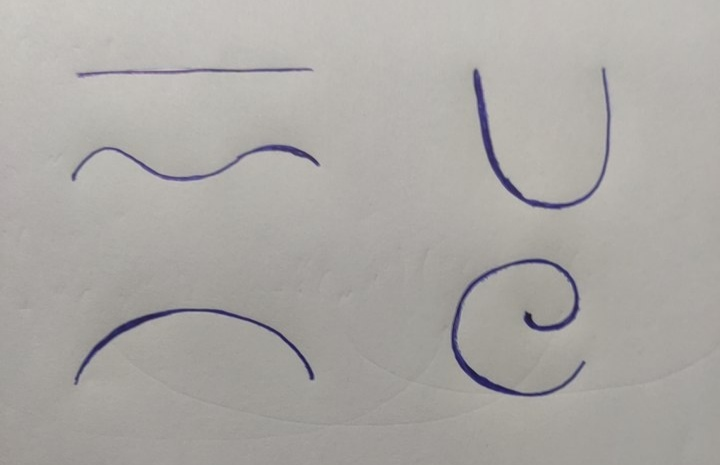
#> input picture Cotton2-main/Cotton2-main/server/lines/lines_3.jpg, 720 x 465 px
$ jupyter execute lines_3.ipynb
#> lines starting #> are read from the running program, lines starting #| are printed output that depends on the picture; after the words box and inside, x2 and y2 are one past the last pixel; in counts of white or black regions, pixels touching at a corner belong together
[cell 1]
import cv2 as cv
import numpy as np

# define a custom class to read filename from cv.imread
class MyImage:
    def __init__(self, img_name):
#> called with img_name = 'lines_3.jpg'
        self.img = cv.imread(img_name, cv.IMREAD_GRAYSCALE)
#> self.img: shape (465, 720); min 26, max 202, mean 168.8
        self.__name = img_name

    def __str__(self):
        return self.__name

[cell 2]
import matplotlib.pyplot as plt


def scale_calibration(img):
    # read img
    scale = cv.imread(img, cv.IMREAD_GRAYSCALE)
    # invert background
    scale = 255 - scale
    # binarize img
    _, scale_bin = cv.threshold(scale, 40, 255, cv.THRESH_BINARY)
    # get bounding rectangle to get width of the scale
    x, y, w, h = cv.boundingRect(scale_bin)
    # define calibration (known distance / distance in pixels of scale)
    calibration = 0.5 / w
    # plot bounding rectangle to debug
    plt.imshow(cv.rectangle(scale, cv.boundingRect(scale_bin), (255, 255, 0), 2))

    return calibration

[cell 3]
from plantcv import plantcv as pcv
from skimage.morphology import skeletonize


def fiberLen(img, calibration, plot=True):

    # read img
    fiber = MyImage(img)

    # store filename
    filename = str(img)

    # invert background to get white pixels on black background
    fiber = 255 - fiber.img
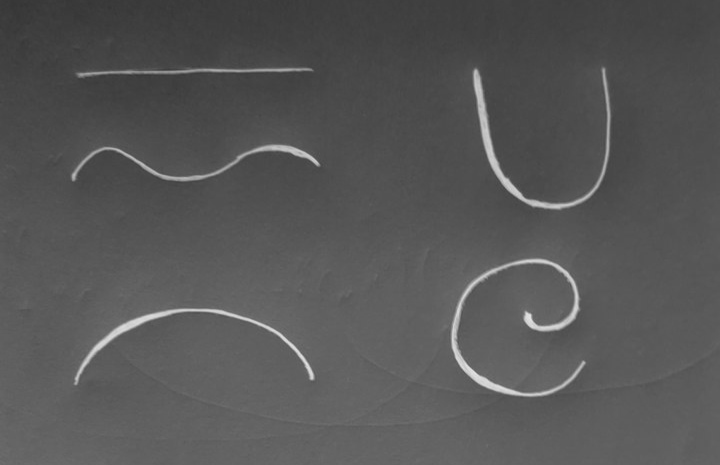
#> fiber: shape (465, 720); min 53, max 229, mean 86.2


    plt.imshow(fiber, cmap="gray")
    plt.show()

    # dilate then erode to connect disconnected pixels
    fiber = cv.dilate(fiber, None, iterations=1)
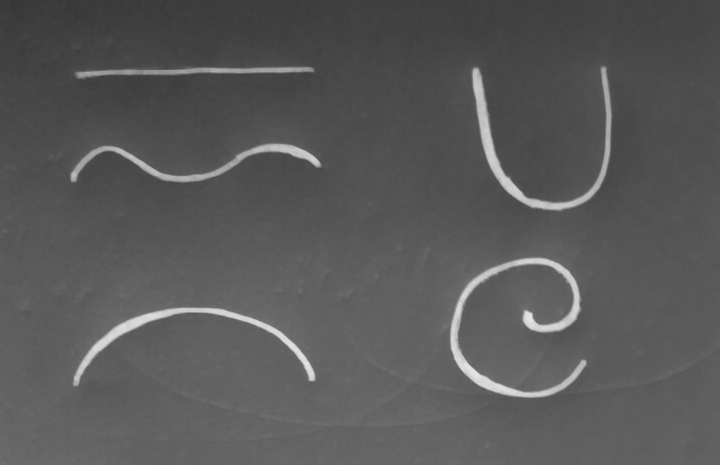
#> fiber: shape (465, 720); min 55, max 229, mean 88.5
    plt.imshow(fiber, cmap="gray")
    plt.show()
    # fiber = cv.erode(fiber, None, iterations=1)
    # plt.imshow(fiber, cmap="gray")
    # plt.show()

    _, fiber_bin = cv.threshold(fiber, 120, 255, cv.THRESH_BINARY)
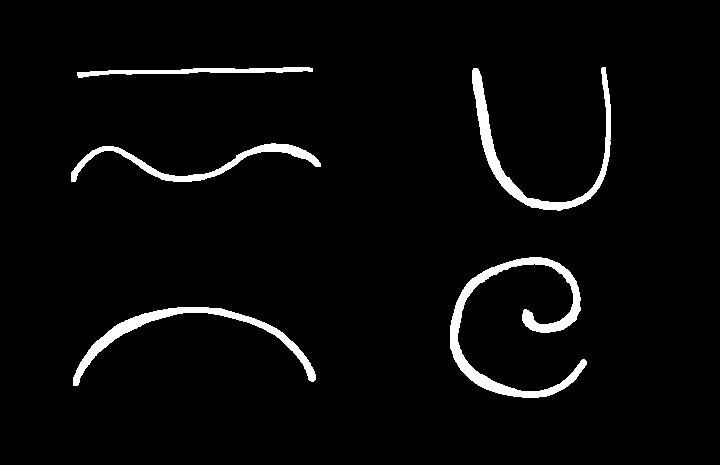
#> fiber_bin: shape (465, 720); 3.5% white; 5 white regions, box (x1, y1, x2, y2) and area: (450, 257, 587, 398) 3760, (472, 67, 611, 211) 2734, (73, 307, 316, 386) 2413, (71, 143, 321, 182) 1859, (77, 67, 313, 78) 1059

    # binarize img transforming pixel values to 0s and 1s
    height, width = fiber_bin.shape
#> height = 465; width = 720
    for i in range(height):
        for j in range(width):
            fiber_bin[i][j] = 1 if fiber_bin[i][j] == 255 else 0
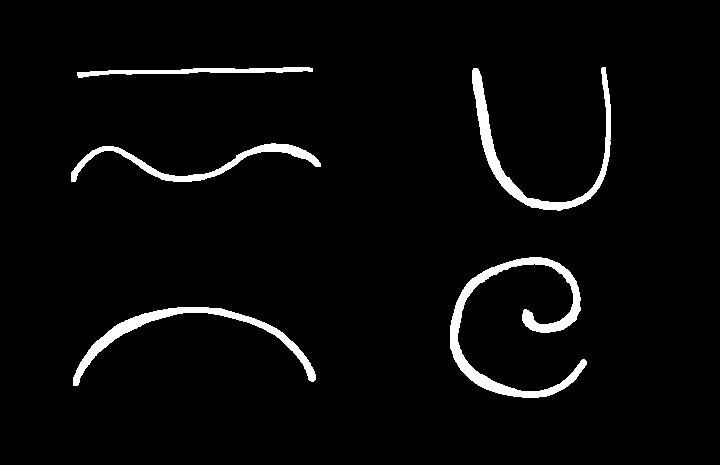
#> fiber_bin: shape (465, 720); values 0 (black) and 1 (white), 3.5% white; 5 white regions, box (x1, y1, x2, y2) and area: (450, 257, 587, 398) 3760, (472, 67, 611, 211) 2734, (73, 307, 316, 386) 2413, (71, 143, 321, 182) 1859, (77, 67, 313, 78) 1059

    plt.imshow(fiber_bin, cmap="gray")
    plt.show()

    fiber_skel = pcv.morphology.skeletonize(
        fiber_bin
    )  # pcv skeletonize returns 0 and 1 img / skimage skel returns True and False values

    plt.imshow(fiber_skel, cmap="gray")
    plt.show()

    # get contours
    contours, hierarchy = cv.findContours(
        fiber_skel, cv.RETR_TREE, cv.CHAIN_APPROX_SIMPLE
    )

    # get only contours of fibers (which usually will be greater than 200)
    fiber_contours = [c for c in contours if cv.arcLength(c, False) > 100]

    # initialize lists to store variables
    measurement = []
    label_coord_x = []
    label_coord_y = []

    # get contour perimeter, divide it by 2 and multiply by calibration factor
    for i, cnt in enumerate(fiber_contours):
        measurement.append(
            float(cv.arcLength(fiber_contours[i], False) / 2) * calibration
        )
        # get coordinates if plot is True
        if plot is True:
            label_coord_x.append(
                fiber_contours[i][0][0][0]
            )  # get first pixel of contours
            label_coord_y.append(
                fiber_contours[i][0][0][1]
            )  # get second pixel of contours

    # plot fiber measurements if plot is True
    if plot is True:
        fiber_copy = fiber.copy()
        # loop through measurement values
        for i, value in enumerate(measurement):
            text = "{:.2f}".format(value)
            x = label_coord_x[i]
            y = label_coord_y[i]
            # put measurement labels in image
            cv.putText(
                fiber_copy,
                text=text,
                org=(x, y),
                fontFace=cv.FONT_HERSHEY_SIMPLEX,
                fontScale=1,
                color=(255, 255, 255),
                thickness=1,
            )
        plt.imshow(fiber_copy, cmap="gray")
        plt.show()

    print(len(measurement))

    return [filename, measurement]


# print(fiberLen("lines_1.jpg", 1))
# print(fiberLen("lines_2.jpeg", 1))
print(fiberLen("lines_3.jpg", 0.1))
#> (the call stopped at in fiberLen, `fiber_skel = pcv.morphology.skeletonize( fiber_bin )`: plantcv is not available in this run)

$ run again, with Cotton2-main/Cotton2-main/server/lines/image-2.jpg copied over Cotton2-main/Cotton2-main/server/lines/lines_3.jpg
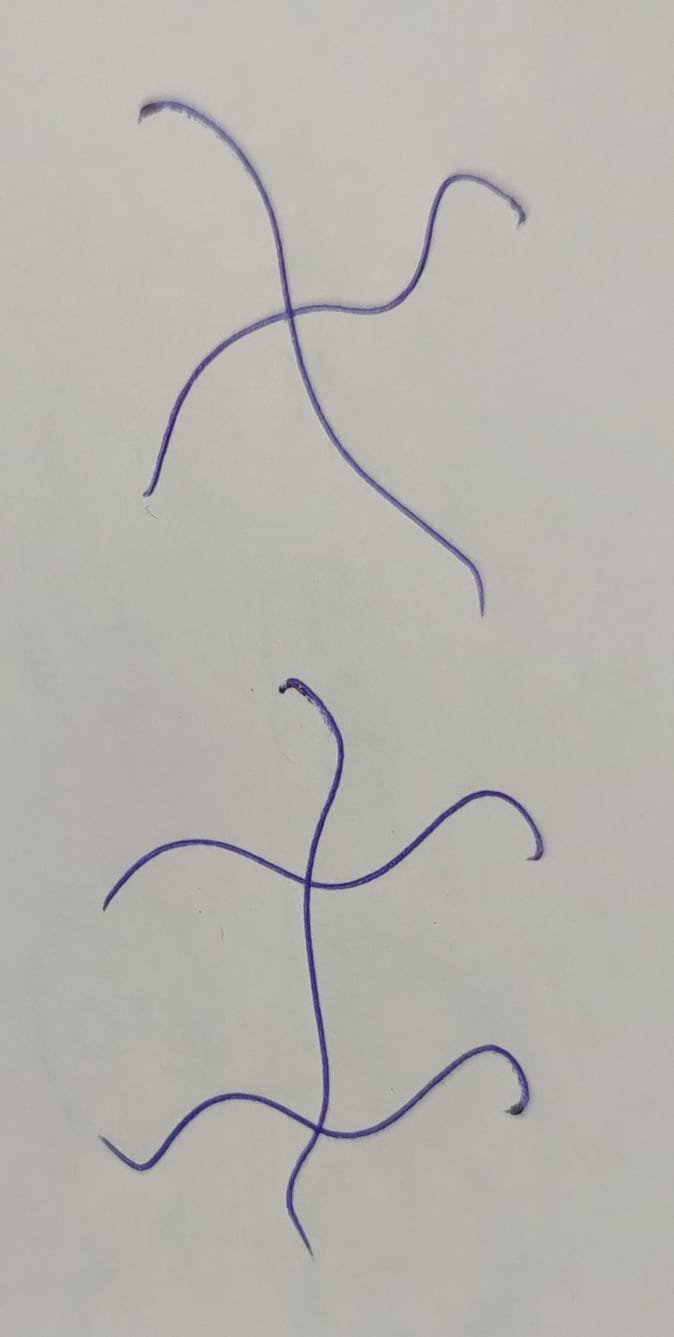
#> input picture Cotton2-main/Cotton2-main/server/lines/image-2.jpg, 674 x 1337 px
#> in fiberLen, `fiber = cv.dilate(fiber, None, iterations=1)`:
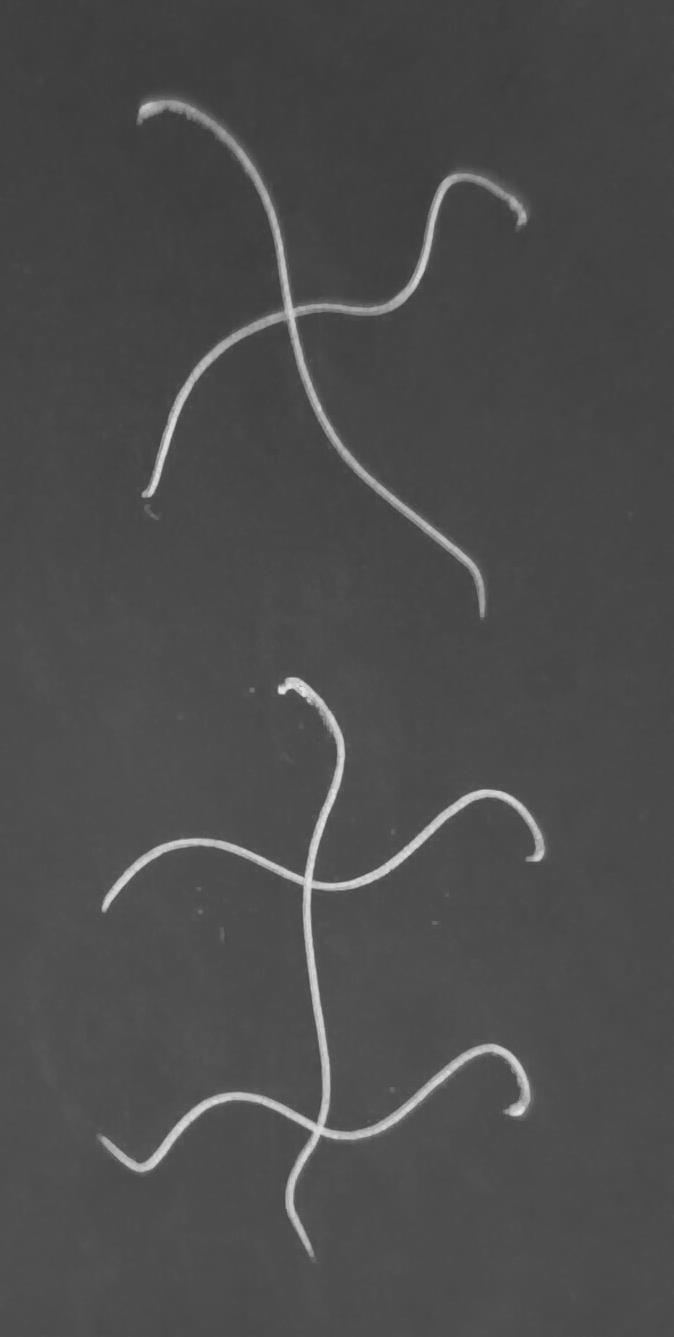
#> fiber: shape (1337, 674); min 59, max 227, mean 76.3
#> after the loop in fiberLen, `for i in range(height):`:
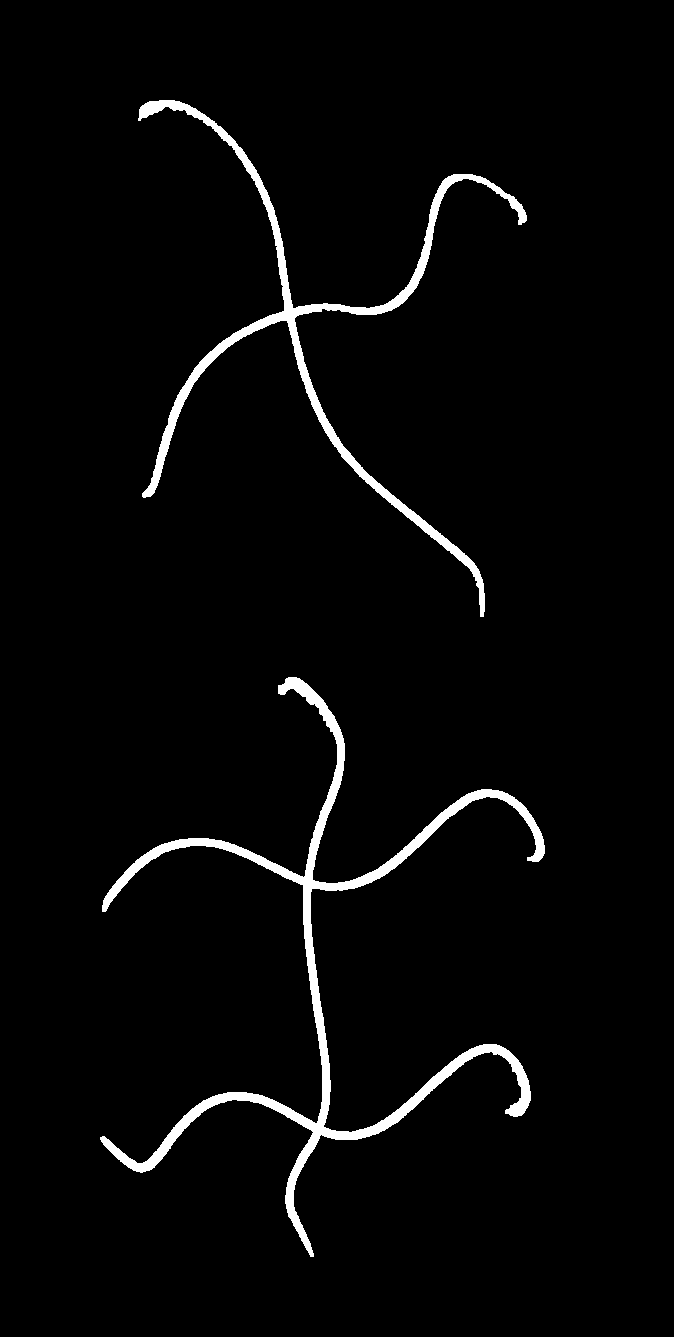
#> fiber_bin: shape (1337, 674); values 0 (black) and 1 (white), 2.8% white; 2 white regions, box (x1, y1, x2, y2) and area: (100, 677, 545, 1257) 15392, (138, 100, 527, 617) 10003
